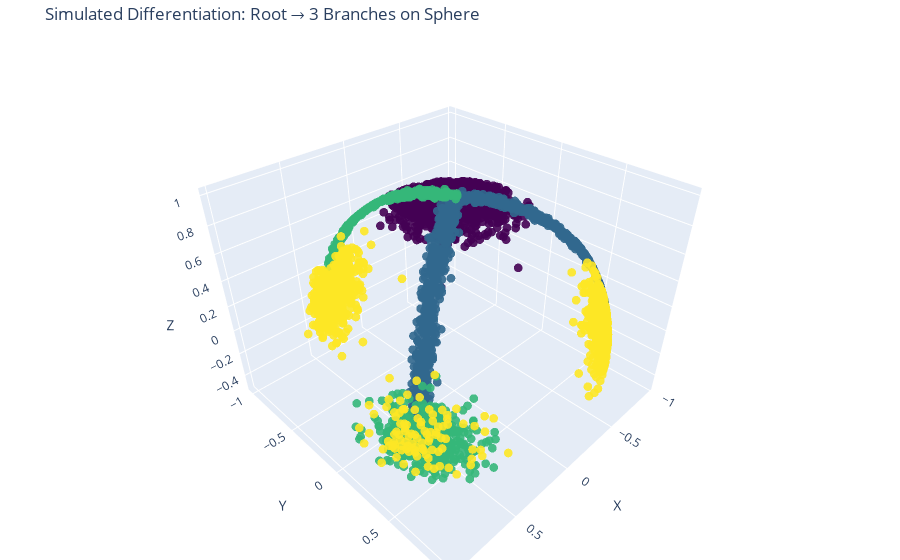

The cell this chart's notebook holds for it:
### Markdown cell above
# Data lying on a sphere

### Code cell
import numpy as np
import plotly.graph_objects as go

def random_spherical_noise(center, radius, n):
    """Generate random points near a center point on the sphere."""
    noise = []
    for _ in range(n):
        vec = center + 0.15 * np.random.randn(3)  # small 3D Gaussian noise
        vec /= np.linalg.norm(vec)  # reproject onto sphere
        noise.append(vec)
    return np.array(noise)

def generate_branch(start, direction, steps, arc_length):
    """Generate an arc of points along a branch with some spread."""
    tangent = direction / np.linalg.norm(direction)
    arc = []
    for theta in np.linspace(0, arc_length, steps):
        axis = np.cross(start, tangent)
        axis /= np.linalg.norm(axis)

        # Rodrigues rotation
        point = (start * np.cos(theta) +
                 np.cross(axis, start) * np.sin(theta) +
                 axis * np.dot(axis, start) * (1 - np.cos(theta)))
        point /= np.linalg.norm(point)

        # Add local branch noise
        noise = 0.03 * np.random.randn(3)
        noise -= np.dot(noise, point) * point  # remove radial component
        point += noise
        point /= np.linalg.norm(point)
        arc.append(point)
    return np.array(arc)

# Root cluster
root_center = np.array([0, 0, 1])

root_cluster = random_spherical_noise(root_center, radius=1, n=1500)

# Directions for 3 branches
branch_dirs = [
    np.array([1.5, 1.0, -0.5]),
    np.array([-1.0, 1.0, -0.5]),
    np.array([0.5, -1.5, -0.5])
]

branches = []
terminal_clusters = []
branch_labels = []

for i, dir_vec in enumerate(branch_dirs):
    branch = generate_branch(root_center, dir_vec, steps=600, arc_length=np.pi/2)
    branches.append(branch)
    branch_labels.extend([i + 1] * len(branch))

    # Terminal cluster at end of arc
    term_center = branch[-2]
    terminal = random_spherical_noise(term_center, radius=0.1, n=500)
    terminal_clusters.append(terminal)
    branch_labels.extend([i + 1] * len(terminal))

# Combine all data
X = np.vstack([root_cluster] + branches + terminal_clusters)
labels = np.array([0]*len(root_cluster) + branch_labels)

# Plot
fig = go.Figure(data=go.Scatter3d(
    x=X[:, 0], y=X[:, 1], z=X[:, 2],
    mode='markers',
    marker=dict(
        size=3,
        color=labels,
        colorscale='Viridis',
        opacity=0.9
    )
))
fig.update_layout(
    title='Simulated Differentiation: Root → 3 Branches on Sphere',
    scene=dict(
        xaxis_title='X',
        yaxis_title='Y',
        zaxis_title='Z'
    ),
    margin=dict(l=0, r=0, b=0, t=40)
)
fig.show()

### Figure 1 — Plotly figure (JSON) as saved in the notebook; plotly's stock layout.template omitted (floating-point values rounded to 4 significant figures; data arrays with more than 128 entries replaced by an {"elided": "..."} marker saying what was removed)
{"data": [{"marker": {"color": {"elided": "4800 int values"}, "colorscale": [[0, "#440154"], [0.1111, "#482878"], [0.2222, "#3e4989"], [0.3333, "#31688e"], [0.4444, "#26828e"], [0.5556, "#1f9e89"], [0.6667, "#35b779"], [0.7778, "#6ece58"], [0.8889, "#b5de2b"], [1, "#fde725"]], "opacity": 0.9, "size": 3}, "mode": "markers", "type": "scatter3d", "x": {"elided": "4800 float values"}, "y": {"elided": "4800 float values"}, "z": {"elided": "4800 float values"}}], "layout": {"margin": {"b": 0, "l": 0, "r": 0, "t": 40}, "scene": {"xaxis": {"title": {"text": "X"}}, "yaxis": {"title": {"text": "Y"}}, "zaxis": {"title": {"text": "Z"}}}, "title": {"text": "Simulated Differentiation: Root → 3 Branches on Sphere"}}}
